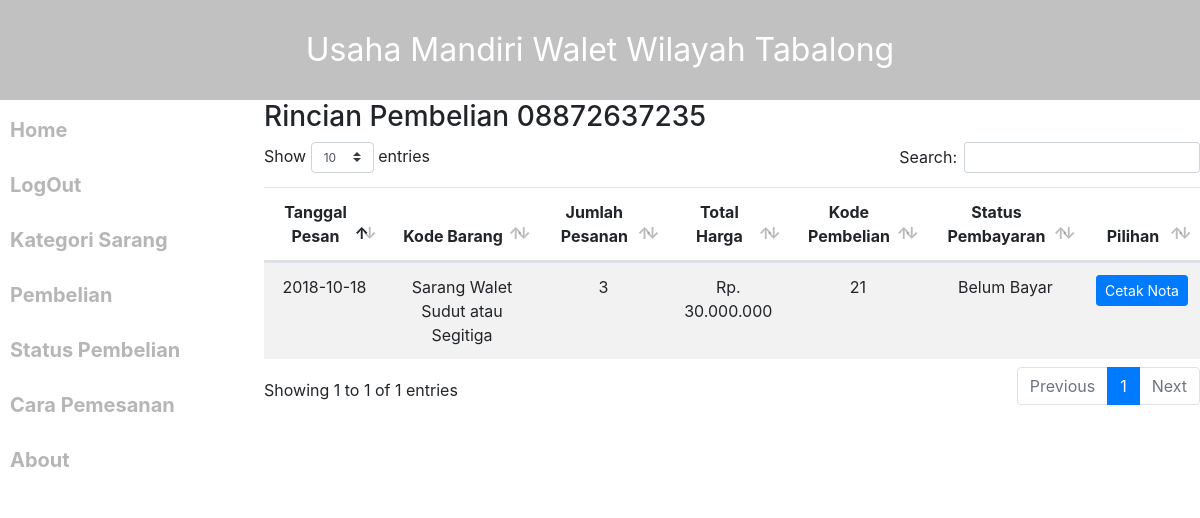
/?view=status-pembelian&id=08872637235 (signed in), run on the app's committed database.
### tables this page shows
CREATE TABLE `penjualan` (
  `id` int(200) NOT NULL,
  `ktp` varchar(100) NOT NULL,
  `tanggal_pembelian` date NOT NULL,
  `nama_barang` varchar(100) NOT NULL,
  `jumlah_pesanan` int(30) NOT NULL,
  `harga` int(100) NOT NULL,
  `kode` varchar(200) NOT NULL,
  `status` enum('Belum','Sudah') NOT NULL
);

CREATE TABLE `sarang` (
  `id` int(255) NOT NULL,
  `img` varchar(150) NOT NULL,
  `nama_sarang` varchar(100) NOT NULL,
  `keterangan` text NOT NULL,
  `harga` int(100) NOT NULL,
  `stok` int(10) NOT NULL
);

### models/pembelian.php (called while the page is built, shortened)
<?php
class Pembelian {
    private $mysqli;
    function __construct($mysqli){
      $this->mysqli = $mysqli;
    }
    public function daftarPembelianUser($id){
      $db = $this->mysqli->conn;
      $sql = "SELECT penjualan.tanggal_pembelian, sarang.nama_sarang, penjualan.jumlah_pesanan,
      penjualan.harga, penjualan.status, penjualan.id
      FROM penjualan
      INNER JOIN sarang
      ON sarang.id = penjualan.nama_barang
      WHERE penjualan.ktp = $id";
      $query = $db->query($sql) or die ($db->error);
      return $query;
    }
}

### view/status-pembelian.php (the view)
<h3>Rincian Pembelian <?php echo $_SESSION['user']; ?></h3>
      <table class="table table-striped text-center" id="table">
        <thead>
        <tr>
          <th>Tanggal Pesan</th>
          <th>Kode Barang</th>
          <th>Jumlah Pesanan</th>
          <th>Total Harga</th>
          <th>Kode Pembelian</th>
          <th>Status Pembayaran</th>
          <th>Pilihan</th>
        </tr>
      </thead>
      <tbody>
      <?php
      $id = $_GET['id'];
      $data = $objBeli->daftarPembelianUser($id);
      while ($a = $data->fetch_object()) {
       ?>
        <tr>
          <td><?=$a->tanggal_pembelian; ?></td>
          <td><?=$a->nama_sarang; ?></td>
          <td><?=$a->jumlah_pesanan; ?></td>
          <td><?= "Rp. ".number_format($a->harga, 0, ".", "."); ?></td>
          <td><?=$a->id; ?></td>
          <td><?=$a->status.' Bayar'; ?></td>
          <td>
            <a href="?view=cetak-nota&id=<?= $a->id ?>" class="btn btn-sm btn-primary">Cetak Nota</a>
          </td>
        </tr>
      <?php } ?>
      </tbody>
      </table>

### style.css (style rules this page uses)
* { margin: 0px; padding: 0px; }
a { text-decoration: none; }

### data on the page
penjualan: tanggal_pembelian "2018-10-18", sarang.nama_sarang "Sarang Walet Sudut atau Segitiga", jumlah_pesanan "3", harga "30.000.000", id "21", status "Belum"

### other printed values
$_SESSION['user'] "08872637235"
